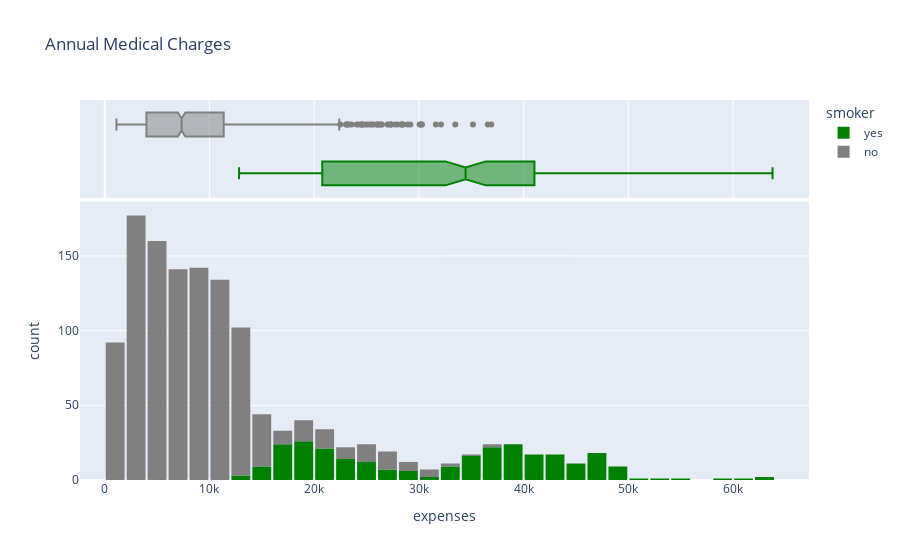

Source (notebook cell):
### Code cell
fig = px.histogram(dataset, 
                   x='expenses', 
                   marginal='box', 
                   color='smoker', 
                   color_discrete_sequence=['green', 'grey'], 
                   title='Annual Medical Charges')
fig.update_layout(bargap=0.1)
fig.show()

### Figure 1 — Plotly figure (JSON) as saved in the notebook; plotly's stock layout.template omitted (floating-point values rounded to 4 significant figures; data arrays with more than 128 entries replaced by an {"elided": "..."} marker saying what was removed)
{"data": [{"alignmentgroup": "True", "bingroup": "x", "hovertemplate": "smoker=yes<br>expenses=%{x}<br>count=%{y}<extra></extra>", "legendgroup": "yes", "marker": {"color": "green", "pattern": {"shape": ""}}, "name": "yes", "offsetgroup": "yes", "orientation": "v", "showlegend": true, "type": "histogram", "x": {"elided": "274 float values"}, "xaxis": "x", "yaxis": "y"}, {"alignmentgroup": "True", "hovertemplate": "smoker=yes<br>expenses=%{x}<extra></extra>", "legendgroup": "yes", "marker": {"color": "green"}, "name": "yes", "notched": true, "offsetgroup": "yes", "showlegend": false, "type": "box", "x": {"elided": "274 float values"}, "xaxis": "x2", "yaxis": "y2"}, {"alignmentgroup": "True", "bingroup": "x", "hovertemplate": "smoker=no<br>expenses=%{x}<br>count=%{y}<extra></extra>", "legendgroup": "no", "marker": {"color": "grey", "pattern": {"shape": ""}}, "name": "no", "offsetgroup": "no", "orientation": "v", "showlegend": true, "type": "histogram", "x": {"elided": "1064 float values"}, "xaxis": "x", "yaxis": "y"}, {"alignmentgroup": "True", "hovertemplate": "smoker=no<br>expenses=%{x}<extra></extra>", "legendgroup": "no", "marker": {"color": "grey"}, "name": "no", "notched": true, "offsetgroup": "no", "showlegend": false, "type": "box", "x": {"elided": "1064 float values"}, "xaxis": "x2", "yaxis": "y2"}], "layout": {"bargap": 0.1, "barmode": "relative", "legend": {"title": {"text": "smoker"}, "tracegroupgap": 0}, "title": {"text": "Annual Medical Charges"}, "xaxis": {"anchor": "y", "domain": [0, 1], "title": {"text": "expenses"}}, "xaxis2": {"anchor": "y2", "domain": [0, 1], "matches": "x", "showgrid": true, "showticklabels": false}, "yaxis": {"anchor": "x", "domain": [0, 0.7326], "title": {"text": "count"}}, "yaxis2": {"anchor": "x2", "domain": [0.7426, 1], "matches": "y2", "showgrid": false, "showline": false, "showticklabels": false, "ticks": ""}}}
